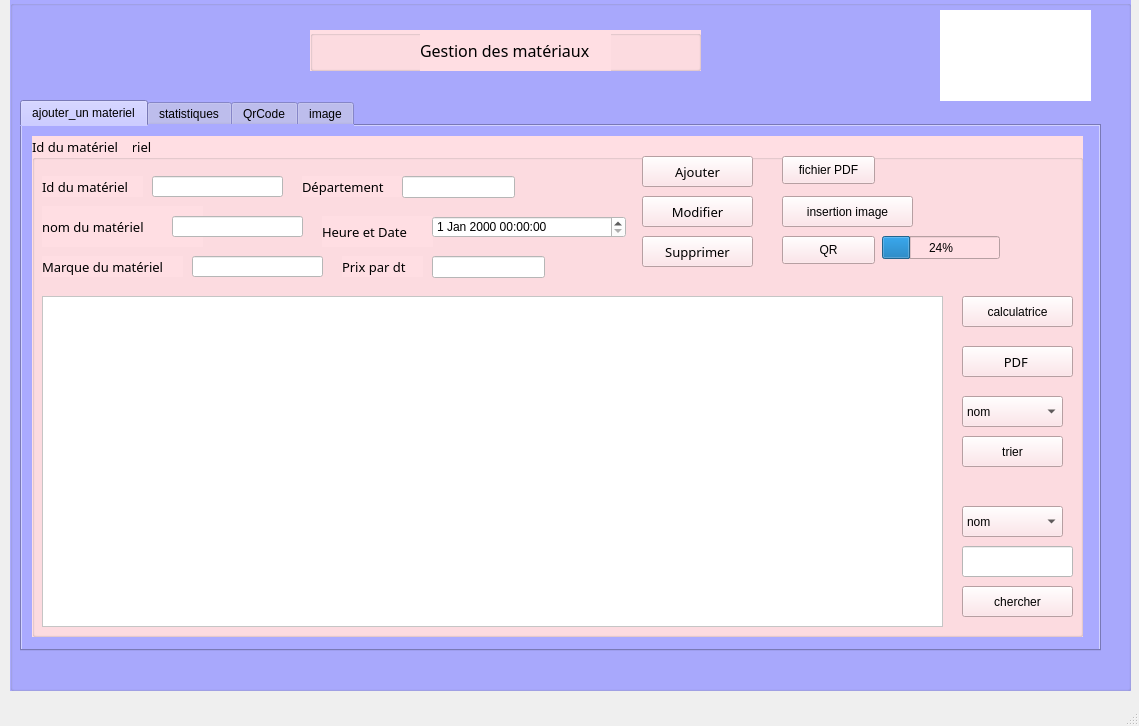
<?xml version="1.0" encoding="UTF-8"?>
<ui version="4.0">
 <class>MainWindow</class>
 <widget class="QMainWindow" name="MainWindow">
  <property name="geometry">
   <rect>
    <x>0</x>
    <y>0</y>
    <width>1139</width>
    <height>726</height>
   </rect>
  </property>
  <property name="windowTitle">
   <string>MainWindow</string>
  </property>
  <widget class="QWidget" name="centralwidget">
   <widget class="QGroupBox" name="groupBox">
    <property name="geometry">
     <rect>
      <x>10</x>
      <y>0</y>
      <width>1121</width>
      <height>691</height>
     </rect>
    </property>
    <property name="styleSheet">
     <string notr="true">background-color: rgb(170, 170, 255);</string>
    </property>
    <property name="title">
     <string/>
    </property>
    <widget class="QGroupBox" name="groupBox_11">
     <property name="geometry">
      <rect>
       <x>300</x>
       <y>30</y>
       <width>391</width>
       <height>41</height>
      </rect>
     </property>
     <property name="styleSheet">
      <string notr="true">background-color: rgb(255, 222, 227);</string>
     </property>
     <property name="title">
      <string/>
     </property>
     <widget class="QLabel" name="label_12">
      <property name="geometry">
       <rect>
        <x>110</x>
        <y>0</y>
        <width>191</width>
        <height>41</height>
       </rect>
      </property>
      <property name="font">
       <font>
        <family>Berlin Sans FB</family>
        <pointsize>12</pointsize>
        <weight>50</weight>
        <italic>false</italic>
        <bold>false</bold>
       </font>
      </property>
      <property name="styleSheet">
       <string notr="true">font: 12pt &quot;Berlin Sans FB&quot;;</string>
      </property>
      <property name="text">
       <string>Gestion des matériaux</string>
      </property>
     </widget>
    </widget>
    <widget class="QTabWidget" name="tabWidget">
     <property name="geometry">
      <rect>
       <x>10</x>
       <y>100</y>
       <width>1081</width>
       <height>551</height>
      </rect>
     </property>
     <property name="currentIndex">
      <number>0</number>
     </property>
     <widget class="QWidget" name="ajouter_un_materiel">
      <attribute name="title">
       <string>ajouter_un materiel</string>
      </attribute>
      <widget class="QGroupBox" name="groupBox_2">
       <property name="geometry">
        <rect>
         <x>10</x>
         <y>10</y>
         <width>1051</width>
         <height>501</height>
        </rect>
       </property>
       <property name="font">
        <font>
         <family>Berlin Sans FB</family>
         <pointsize>10</pointsize>
         <weight>50</weight>
         <italic>false</italic>
         <bold>false</bold>
        </font>
       </property>
       <property name="styleSheet">
        <string notr="true">background-color: rgb(255, 222, 227);
font: 10pt &quot;Berlin Sans FB&quot;;
</string>
       </property>
       <property name="title">
        <string>ajouter un matériel</string>
       </property>
       <widget class="QLabel" name="label">
        <property name="geometry">
         <rect>
          <x>10</x>
          <y>70</y>
          <width>161</width>
          <height>41</height>
         </rect>
        </property>
        <property name="font">
         <font>
          <family>Berlin Sans FB</family>
          <pointsize>10</pointsize>
          <weight>50</weight>
          <italic>false</italic>
          <bold>false</bold>
         </font>
        </property>
        <property name="text">
         <string>nom du matériel</string>
        </property>
       </widget>
       <widget class="QLabel" name="label_2">
        <property name="geometry">
         <rect>
          <x>10</x>
          <y>40</y>
          <width>101</width>
          <height>21</height>
         </rect>
        </property>
        <property name="font">
         <font>
          <family>Berlin Sans FB</family>
          <pointsize>10</pointsize>
          <weight>50</weight>
          <italic>false</italic>
          <bold>false</bold>
         </font>
        </property>
        <property name="text">
         <string>Id du matériel</string>
        </property>
       </widget>
       <widget class="QLineEdit" name="le_id">
        <property name="geometry">
         <rect>
          <x>120</x>
          <y>40</y>
          <width>131</width>
          <height>21</height>
         </rect>
        </property>
        <property name="styleSheet">
         <string notr="true">background-color: rgb(255, 255, 255);</string>
        </property>
        <property name="echoMode">
         <enum>QLineEdit::Password</enum>
        </property>
       </widget>
       <widget class="QLabel" name="label_3">
        <property name="geometry">
         <rect>
          <x>10</x>
          <y>120</y>
          <width>141</width>
          <height>21</height>
         </rect>
        </property>
        <property name="font">
         <font>
          <family>Berlin Sans FB</family>
          <pointsize>10</pointsize>
          <weight>50</weight>
          <italic>false</italic>
          <bold>false</bold>
         </font>
        </property>
        <property name="text">
         <string>Marque du matériel</string>
        </property>
       </widget>
       <widget class="QLabel" name="label_4">
        <property name="geometry">
         <rect>
          <x>270</x>
          <y>40</y>
          <width>101</width>
          <height>21</height>
         </rect>
        </property>
        <property name="font">
         <font>
          <family>Berlin Sans FB</family>
          <pointsize>10</pointsize>
          <weight>50</weight>
          <italic>false</italic>
          <bold>false</bold>
         </font>
        </property>
        <property name="text">
         <string>Département</string>
        </property>
       </widget>
       <widget class="QLabel" name="label_6">
        <property name="geometry">
         <rect>
          <x>290</x>
          <y>80</y>
          <width>111</width>
          <height>31</height>
         </rect>
        </property>
        <property name="font">
         <font>
          <family>Berlin Sans FB</family>
          <pointsize>10</pointsize>
          <weight>50</weight>
          <italic>false</italic>
          <bold>false</bold>
         </font>
        </property>
        <property name="text">
         <string>Heure et Date</string>
        </property>
       </widget>
       <widget class="QLineEdit" name="le_marque">
        <property name="geometry">
         <rect>
          <x>160</x>
          <y>120</y>
          <width>131</width>
          <height>21</height>
         </rect>
        </property>
        <property name="styleSheet">
         <string notr="true">background-color: rgb(255, 255, 255);</string>
        </property>
       </widget>
       <widget class="QDateTimeEdit" name="le_heu_date">
        <property name="geometry">
         <rect>
          <x>400</x>
          <y>80</y>
          <width>194</width>
          <height>22</height>
         </rect>
        </property>
        <property name="styleSheet">
         <string notr="true">background-color: rgb(255, 255, 255);</string>
        </property>
       </widget>
       <widget class="QPushButton" name="pb_ajouter">
        <property name="geometry">
         <rect>
          <x>610</x>
          <y>20</y>
          <width>111</width>
          <height>31</height>
         </rect>
        </property>
        <property name="font">
         <font>
          <family>Berlin Sans FB</family>
          <pointsize>10</pointsize>
          <weight>50</weight>
          <italic>false</italic>
          <bold>false</bold>
         </font>
        </property>
        <property name="text">
         <string>Ajouter</string>
        </property>
       </widget>
       <widget class="QLabel" name="label_10">
        <property name="geometry">
         <rect>
          <x>310</x>
          <y>120</y>
          <width>81</width>
          <height>21</height>
         </rect>
        </property>
        <property name="font">
         <font>
          <family>Berlin Sans FB</family>
          <pointsize>10</pointsize>
          <weight>50</weight>
          <italic>false</italic>
          <bold>false</bold>
         </font>
        </property>
        <property name="text">
         <string>Prix par dt</string>
        </property>
       </widget>
       <widget class="QLineEdit" name="le_nom">
        <property name="geometry">
         <rect>
          <x>140</x>
          <y>80</y>
          <width>131</width>
          <height>21</height>
         </rect>
        </property>
        <property name="styleSheet">
         <string notr="true">background-color: rgb(255, 255, 255);</string>
        </property>
       </widget>
       <widget class="QPushButton" name="pb_modif">
        <property name="geometry">
         <rect>
          <x>610</x>
          <y>60</y>
          <width>111</width>
          <height>31</height>
         </rect>
        </property>
        <property name="font">
         <font>
          <family>Berlin Sans FB</family>
          <pointsize>10</pointsize>
          <weight>50</weight>
          <italic>false</italic>
          <bold>false</bold>
         </font>
        </property>
        <property name="text">
         <string>Modifier</string>
        </property>
       </widget>
       <widget class="QPushButton" name="pb_supprimer">
        <property name="geometry">
         <rect>
          <x>610</x>
          <y>100</y>
          <width>111</width>
          <height>31</height>
         </rect>
        </property>
        <property name="font">
         <font>
          <family>Berlin Sans FB</family>
          <pointsize>10</pointsize>
          <weight>50</weight>
          <italic>false</italic>
          <bold>false</bold>
         </font>
        </property>
        <property name="styleSheet">
         <string notr="true"/>
        </property>
        <property name="text">
         <string>Supprimer</string>
        </property>
       </widget>
       <widget class="QLineEdit" name="le_prix">
        <property name="geometry">
         <rect>
          <x>400</x>
          <y>120</y>
          <width>113</width>
          <height>22</height>
         </rect>
        </property>
        <property name="styleSheet">
         <string notr="true">background-color: rgb(255, 255, 255);</string>
        </property>
       </widget>
       <widget class="QTableView" name="tab_materiel">
        <property name="geometry">
         <rect>
          <x>10</x>
          <y>160</y>
          <width>901</width>
          <height>331</height>
         </rect>
        </property>
        <property name="styleSheet">
         <string notr="true">background-color: rgb(255, 255, 255);</string>
        </property>
       </widget>
       <widget class="QComboBox" name="comboBox_tri">
        <property name="geometry">
         <rect>
          <x>930</x>
          <y>260</y>
          <width>101</width>
          <height>31</height>
         </rect>
        </property>
        <item>
         <property name="text">
          <string>nom</string>
         </property>
        </item>
        <item>
         <property name="text">
          <string>id</string>
         </property>
        </item>
        <item>
         <property name="text">
          <string>prix</string>
         </property>
        </item>
       </widget>
       <widget class="QPushButton" name="pushButton_trie">
        <property name="geometry">
         <rect>
          <x>930</x>
          <y>300</y>
          <width>101</width>
          <height>31</height>
         </rect>
        </property>
        <property name="text">
         <string>trier</string>
        </property>
       </widget>
       <widget class="QLineEdit" name="le_rech">
        <property name="geometry">
         <rect>
          <x>930</x>
          <y>410</y>
          <width>111</width>
          <height>31</height>
         </rect>
        </property>
        <property name="styleSheet">
         <string notr="true">background-color: rgb(255, 255, 255);</string>
        </property>
       </widget>
       <widget class="QPushButton" name="pushButton_Recherche">
        <property name="geometry">
         <rect>
          <x>930</x>
          <y>450</y>
          <width>111</width>
          <height>31</height>
         </rect>
        </property>
        <property name="text">
         <string>chercher</string>
        </property>
       </widget>
       <widget class="QPushButton" name="pdf">
        <property name="geometry">
         <rect>
          <x>930</x>
          <y>210</y>
          <width>111</width>
          <height>31</height>
         </rect>
        </property>
        <property name="font">
         <font>
          <family>Berlin Sans FB</family>
          <pointsize>10</pointsize>
          <weight>50</weight>
          <italic>false</italic>
          <bold>false</bold>
         </font>
        </property>
        <property name="text">
         <string>PDF </string>
        </property>
       </widget>
       <widget class="QLineEdit" name="le_departement">
        <property name="geometry">
         <rect>
          <x>370</x>
          <y>40</y>
          <width>113</width>
          <height>22</height>
         </rect>
        </property>
        <property name="styleSheet">
         <string notr="true">background-color: rgb(255, 255, 255);</string>
        </property>
       </widget>
       <widget class="QComboBox" name="comboBox_chercher">
        <property name="geometry">
         <rect>
          <x>930</x>
          <y>370</y>
          <width>101</width>
          <height>31</height>
         </rect>
        </property>
        <item>
         <property name="text">
          <string>nom</string>
         </property>
        </item>
        <item>
         <property name="text">
          <string>id</string>
         </property>
        </item>
        <item>
         <property name="text">
          <string>marque</string>
         </property>
        </item>
        <item>
         <property name="text">
          <string>departement</string>
         </property>
        </item>
       </widget>
       <widget class="QProgressBar" name="progressBar">
        <property name="geometry">
         <rect>
          <x>850</x>
          <y>100</y>
          <width>118</width>
          <height>23</height>
         </rect>
        </property>
        <property name="value">
         <number>24</number>
        </property>
       </widget>
       <widget class="QPushButton" name="pb_qr">
        <property name="geometry">
         <rect>
          <x>750</x>
          <y>100</y>
          <width>93</width>
          <height>28</height>
         </rect>
        </property>
        <property name="text">
         <string>QR</string>
        </property>
       </widget>
       <widget class="QPushButton" name="inserer_image">
        <property name="geometry">
         <rect>
          <x>750</x>
          <y>60</y>
          <width>131</width>
          <height>31</height>
         </rect>
        </property>
        <property name="text">
         <string>insertion image</string>
        </property>
       </widget>
       <widget class="QPushButton" name="pb_pdf1">
        <property name="geometry">
         <rect>
          <x>750</x>
          <y>20</y>
          <width>93</width>
          <height>28</height>
         </rect>
        </property>
        <property name="text">
         <string>fichier PDF</string>
        </property>
       </widget>
       <widget class="QPushButton" name="calcul">
        <property name="geometry">
         <rect>
          <x>930</x>
          <y>160</y>
          <width>111</width>
          <height>31</height>
         </rect>
        </property>
        <property name="text">
         <string>calculatrice</string>
        </property>
       </widget>
       <widget class="QLabel" name="label_5">
        <property name="geometry">
         <rect>
          <x>0</x>
          <y>0</y>
          <width>101</width>
          <height>21</height>
         </rect>
        </property>
        <property name="font">
         <font>
          <family>Berlin Sans FB</family>
          <pointsize>10</pointsize>
          <weight>50</weight>
          <italic>false</italic>
          <bold>false</bold>
         </font>
        </property>
        <property name="text">
         <string>Id du matériel</string>
        </property>
       </widget>
      </widget>
     </widget>
     <widget class="QWidget" name="tab">
      <attribute name="title">
       <string>statistiques</string>
      </attribute>
      <widget class="QGroupBox" name="groupBox_6">
       <property name="geometry">
        <rect>
         <x>0</x>
         <y>10</y>
         <width>1071</width>
         <height>501</height>
        </rect>
       </property>
       <property name="font">
        <font>
         <family>Berlin Sans FB</family>
         <pointsize>10</pointsize>
         <weight>50</weight>
         <italic>false</italic>
         <bold>false</bold>
        </font>
       </property>
       <property name="styleSheet">
        <string notr="true">background-color: rgb(255, 222, 227);
font: 10pt &quot;Berlin Sans FB&quot;;</string>
       </property>
       <property name="title">
        <string>statistiques</string>
       </property>
       <widget class="QFrame" name="horizontalFrame">
        <property name="geometry">
         <rect>
          <x>20</x>
          <y>30</y>
          <width>1021</width>
          <height>441</height>
         </rect>
        </property>
        <layout class="QHBoxLayout" name="horizontalLayout"/>
       </widget>
      </widget>
     </widget>
     <widget class="QWidget" name="tab_3">
      <attribute name="title">
       <string>QrCode</string>
      </attribute>
      <widget class="QLabel" name="qrcode">
       <property name="geometry">
        <rect>
         <x>90</x>
         <y>20</y>
         <width>791</width>
         <height>471</height>
        </rect>
       </property>
       <property name="styleSheet">
        <string notr="true">background-color: rgb(255, 255, 255);</string>
       </property>
       <property name="text">
        <string/>
       </property>
      </widget>
     </widget>
     <widget class="QWidget" name="tab_4">
      <attribute name="title">
       <string>image</string>
      </attribute>
      <widget class="QLabel" name="label_image">
       <property name="geometry">
        <rect>
         <x>20</x>
         <y>10</y>
         <width>701</width>
         <height>501</height>
        </rect>
       </property>
       <property name="styleSheet">
        <string notr="true">background-color: rgb(255, 255, 255);</string>
       </property>
       <property name="text">
        <string/>
       </property>
      </widget>
      <widget class="QPushButton" name="on">
       <property name="geometry">
        <rect>
         <x>820</x>
         <y>150</y>
         <width>201</width>
         <height>81</height>
        </rect>
       </property>
       <property name="text">
        <string>arduino</string>
       </property>
      </widget>
     </widget>
    </widget>
    <widget class="QLabel" name="image">
     <property name="geometry">
      <rect>
       <x>930</x>
       <y>10</y>
       <width>151</width>
       <height>91</height>
      </rect>
     </property>
     <property name="styleSheet">
      <string notr="true">background-color: rgb(255, 255, 255);</string>
     </property>
     <property name="text">
      <string/>
     </property>
    </widget>
   </widget>
  </widget>
  <widget class="QMenuBar" name="menubar">
   <property name="geometry">
    <rect>
     <x>0</x>
     <y>0</y>
     <width>1139</width>
     <height>26</height>
    </rect>
   </property>
  </widget>
  <widget class="QStatusBar" name="statusbar"/>
 </widget>
 <resources/>
 <connections/>
</ui>
